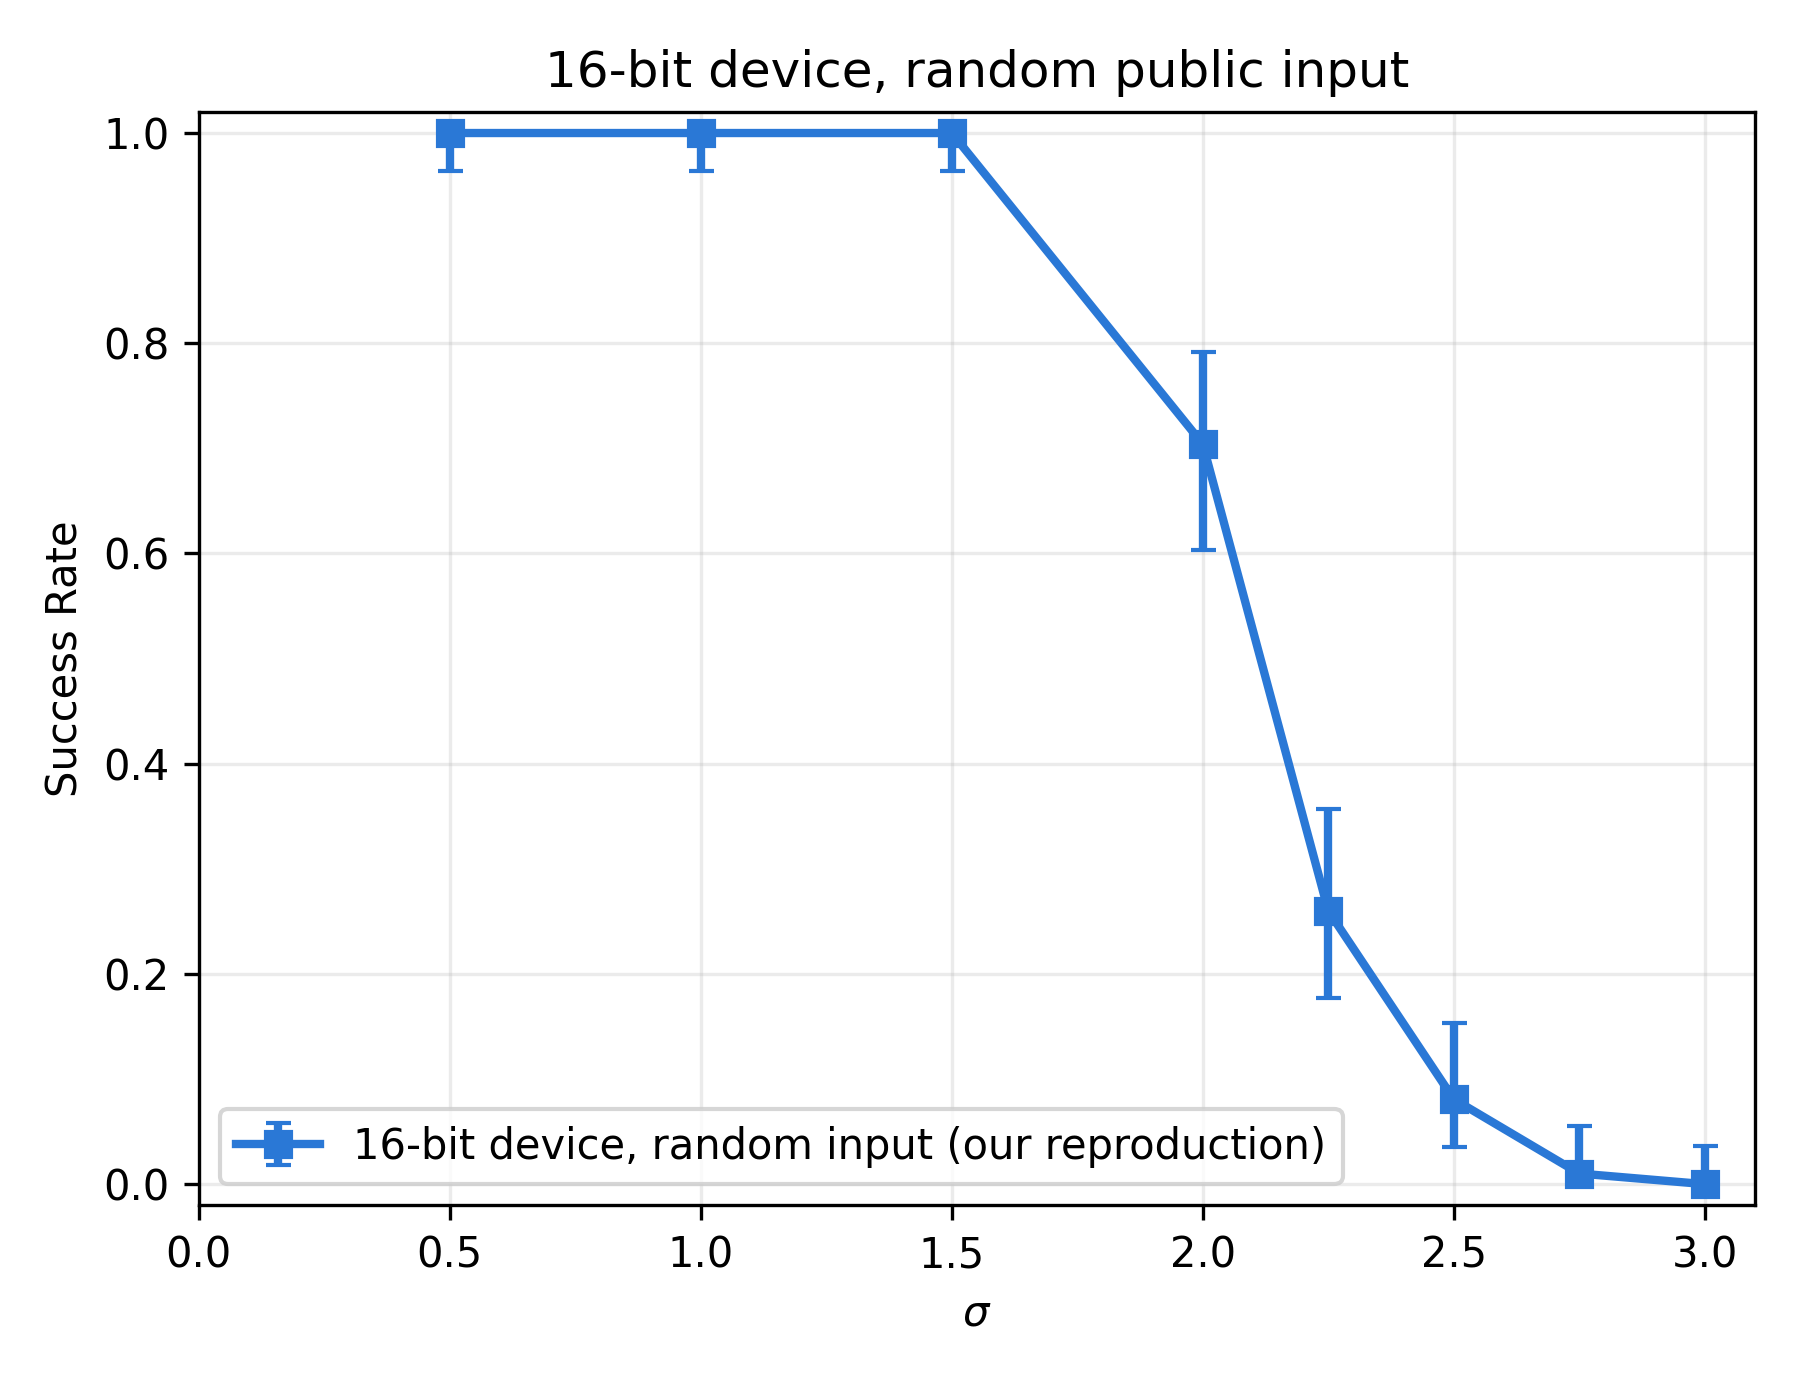

Source code (Python):
"""
fig11_16bit_random.py
=====================================================================
16-bit-device panel, random public input, matching the exact style of
keccak_reproduction.png (color, marker, fonts, panel size, title
format, suptitle wording) used in the paper for the 8-bit figure, with
95% Clopper-Pearson error bars added (the 8-bit figure has none; this
is the only intentional difference).

Data source: results_sweep/summary_16bit_random.json, produced by
sweep_wordsize.py from the authors' unmodified bp.py, n=100 trials/sigma.
=====================================================================
"""
import json
import matplotlib.pyplot as plt

SRC = r"D:\Crypto Reserch\bp_crypto\algorithms\keccak_repro\results_sweep\summary_16bit_random.json"

d = json.load(open(SRC))
summary = d["summary"]
sigmas = sorted(float(s) for s in summary)


def get(s):
    for k, v in summary.items():
        if abs(float(k) - s) < 1e-9:
            return v
    raise KeyError(s)


rate = [get(s)["rate"] for s in sigmas]
lo = [get(s)["cp95_lo"] for s in sigmas]
hi = [get(s)["cp95_hi"] for s in sigmas]
yerr_lo = [r - l for r, l in zip(rate, lo)]
yerr_hi = [h - r for h, r in zip(hi, rate)]

fig, ax = plt.subplots(1, 1, figsize=(6, 4.6))
ax.errorbar(sigmas, rate, yerr=[yerr_lo, yerr_hi], fmt="s-", color="#2a78d6",
            lw=2, markersize=6, capsize=3, label="16-bit device, random input (our reproduction)")
ax.set_xlabel(r"$\sigma$")
ax.set_ylabel("Success Rate")
ax.set_title("16-bit device, random public input")
ax.set_xlim(0, 3.1)
ax.set_ylim(-0.02, 1.02)
ax.grid(alpha=0.25)
ax.legend()

fig.tight_layout()
fig.savefig("fig11_16bit_random.png", dpi=300)
print("saved fig11_16bit_random.png")
for s in sigmas:
    g = get(s)
    print(f"sigma={s}: valid={g['valid']} invalid={g['invalid']} "
          f"successes={g['successes']} rate={g['rate']:.4f} "
          f"cp95=[{g['cp95_lo']:.4f},{g['cp95_hi']:.4f}]")
